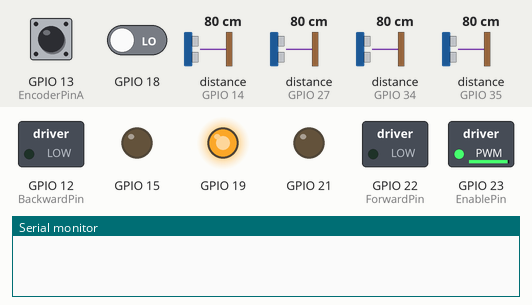
Simulated run of this sketch. Board: ESP32. Shown: switched loads named in the sketch (green lamp = pin HIGH), output pins drawn as LEDs (lit = HIGH), the last lines printed to the serial monitor. Wiring (inferred from the names in the program): 4 × ultrasonic range finder: trigger GPIO 25, echo GPIO 27 / trigger GPIO 26, echo GPIO 14 / trigger GPIO 32, echo GPIO 34 / trigger GPIO 33, echo GPIO 35. The inputs (shaded band) are chosen by the test bench; at power-on: GPIO 13 (EncoderPinA) HIGH, GPIO 18 LOW, distance to the obstacle (sensors on GPIO 14, GPIO 27, GPIO 34, GPIO 35) 80 cm. The echo pulse lasts 58.3 µs per cm; pins used as bus, display or sensor lines are not drawn.

Above: at 0.1 s.
At 0.7 s:
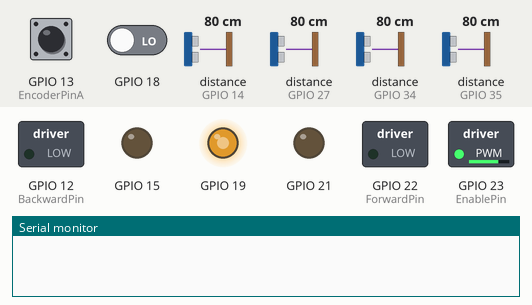
At 1.3 s:
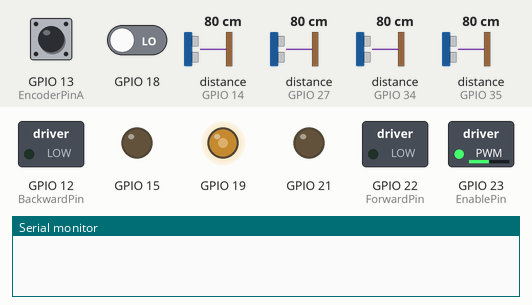
At 2.6 s:
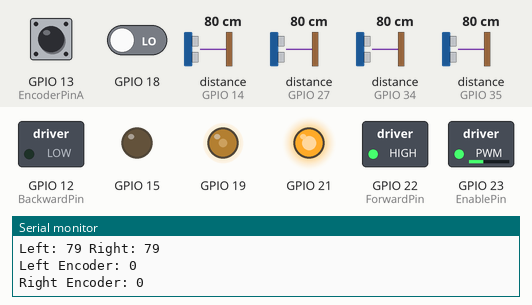
Timing chart, 0 to 4.1 s (numbered marks = the images above):
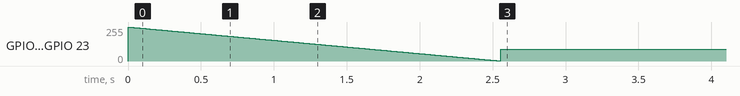

The sketch:

final_v3.ino
```cpp
#define TRIG_FRONT 26
#define ECHO_FRONT 14
#define TRIG_BACK 33
#define ECHO_BACK 35
#define TRIG_LEFT 25
#define ECHO_LEFT 27
#define TRIG_RIGHT 32
#define ECHO_RIGHT 34

#define MAX_DISTANCE 200
#define DETECT 10

#define TURNING_SPEED 90
#define MOVING_SPEED 90

struct motor{
    int EncoderPinA;
    int EncoderPinB;
    int ForwardPin;
    int BackwardPin;
    int EnablePin;
    int EncoderValue;
};
typedef struct motor motor;

motor leftMotor;
motor rightMotor;

int dir = 1;

float x_position = 0.0;
float y_position = 0.0;
int orientation = 0;
// 0 = Right
// 90 = Up
// 180 = Left
// 270 = Down

void IRAM_ATTR update_encoder_left() {
    if(digitalRead(leftMotor.EncoderPinA) > digitalRead(leftMotor.EncoderPinB)) {
        leftMotor.EncoderValue++;
    } else {
        leftMotor.EncoderValue--;
    }
}
void IRAM_ATTR update_encoder_right() {
    if(digitalRead(rightMotor.EncoderPinA) > digitalRead(rightMotor.EncoderPinB)) {
        rightMotor.EncoderValue++;
    } else {
        rightMotor.EncoderValue--;
    }
}

void initialize_motors() {
    leftMotor.EncoderPinA = 13; //C1
    leftMotor.EncoderPinB = 4; //C2
    leftMotor.ForwardPin = 22;
    leftMotor.BackwardPin = 12;
    leftMotor.EnablePin = 23;
    leftMotor.EncoderValue = 0;
    attachInterrupt(digitalPinToInterrupt(leftMotor.EncoderPinA), update_encoder_left, RISING);

    rightMotor.EncoderPinA = 18;
    rightMotor.EncoderPinB = 5;
    rightMotor.ForwardPin = 21;
    rightMotor.BackwardPin = 15;
    rightMotor.EnablePin = 19;
    rightMotor.EncoderValue = 0;
    attachInterrupt(digitalPinToInterrupt(rightMotor.EncoderPinA), update_encoder_right, RISING);
}

void forward() {
    digitalWrite(rightMotor.ForwardPin, HIGH);
    digitalWrite(rightMotor.BackwardPin, LOW);
    analogWrite(rightMotor.EnablePin, MOVING_SPEED);
    digitalWrite(leftMotor.ForwardPin, HIGH);
    digitalWrite(leftMotor.BackwardPin, LOW);
    analogWrite(leftMotor.EnablePin, MOVING_SPEED);
}

void backward() {
    digitalWrite(rightMotor.ForwardPin, LOW);
    digitalWrite(rightMotor.BackwardPin, HIGH);
    analogWrite(rightMotor.EnablePin, MOVING_SPEED);
    digitalWrite(leftMotor.ForwardPin, LOW);
    digitalWrite(leftMotor.BackwardPin, HIGH);
    analogWrite(leftMotor.EnablePin, MOVING_SPEED);
}

void stopMotors() {
    for(int i = 255; i > 0; i--) {
        analogWrite(leftMotor.EnablePin, i);
        analogWrite(rightMotor.EnablePin, i);
        delay(10);
    }
    digitalWrite(leftMotor.ForwardPin, LOW);
    digitalWrite(leftMotor.BackwardPin, LOW);
    digitalWrite(rightMotor.ForwardPin, LOW);
    digitalWrite(rightMotor.BackwardPin, LOW);
    // analogWrite(leftMotor.EnablePin, 0);
    // analogWrite(rightMotor.EnablePin, 0);
}

int getDistance(int trigPin, int echoPin) {
    digitalWrite(trigPin, LOW);
    delayMicroseconds(2);
    digitalWrite(trigPin, HIGH);
    delayMicroseconds(10);
    digitalWrite(trigPin, LOW);

    long duration = pulseIn(echoPin, HIGH);
    int distance = duration * 0.034 / 2;
    return (distance == 0) ? MAX_DISTANCE : distance;
    // return distance;
}

void setup() {
    initialize_motors();
    pinMode(leftMotor.ForwardPin, OUTPUT);
    pinMode(leftMotor.BackwardPin, OUTPUT);
    pinMode(leftMotor.EnablePin, OUTPUT);
    pinMode(rightMotor.ForwardPin, OUTPUT);
    pinMode(rightMotor.BackwardPin, OUTPUT);
    pinMode(rightMotor.EnablePin, OUTPUT);
    pinMode(leftMotor.EncoderPinA, INPUT);
    pinMode(leftMotor.EncoderPinB, INPUT);
    pinMode(rightMotor.EncoderPinA, INPUT);
    pinMode(rightMotor.EncoderPinB, INPUT);

    pinMode(TRIG_FRONT, OUTPUT);
    pinMode(ECHO_FRONT, INPUT);
    pinMode(TRIG_BACK, OUTPUT);
    pinMode(ECHO_BACK, INPUT);
    pinMode(TRIG_LEFT, OUTPUT);
    pinMode(ECHO_LEFT, INPUT);
    pinMode(TRIG_RIGHT, OUTPUT);
    pinMode(ECHO_RIGHT, INPUT);

    Serial.begin(115200);

    stopMotors();
    forward();
}

void updatePosition(int movementType) {
    float distancePerRotation = 1.0;
    float distance = distancePerRotation * leftMotor.EncoderValue;

    switch (orientation)
    {
    case 0:
        x_position += (movementType == 1) ? distance : -distance;
        break;

    case 90:
        y_position += (movementType == 1) ? distance : -distance;
        break;

    case 180:
        x_position -= (movementType == 1) ? distance : -distance;
        break;

    case 270:
        y_position -= (movementType == 1) ? distance : -distance;
        break;
    }
    leftMotor.EncoderValue = 0;
    rightMotor.EncoderValue = 0;
}

void turnLeft() {
    orientation = (orientation + 90) % 360;
    int targetLeft = leftMotor.EncoderValue - 30;
    int targetRight = rightMotor.EncoderValue + 30;

    digitalWrite(leftMotor.ForwardPin, LOW);
    digitalWrite(leftMotor.BackwardPin, HIGH);
    analogWrite(leftMotor.EnablePin, TURNING_SPEED);

    digitalWrite(rightMotor.ForwardPin, HIGH);
    digitalWrite(rightMotor.BackwardPin, LOW);
    analogWrite(rightMotor.EnablePin, TURNING_SPEED);

    while (leftMotor.EncoderValue > targetLeft && rightMotor.EncoderValue < targetRight) {
        delay(10);
    }

    stopMotors();
}

void turnRight() {
    orientation = (orientation + 270) % 360;
    int targetLeft = leftMotor.EncoderValue + 30;
    int targetRight = rightMotor.EncoderValue - 30;

    digitalWrite(leftMotor.ForwardPin, HIGH);
    digitalWrite(leftMotor.BackwardPin, LOW);
    analogWrite(leftMotor.EnablePin, TURNING_SPEED);

    digitalWrite(rightMotor.ForwardPin, LOW);
    digitalWrite(rightMotor.BackwardPin, HIGH);
    analogWrite(rightMotor.EnablePin, TURNING_SPEED);

    while (leftMotor.EncoderValue < targetLeft && rightMotor.EncoderValue > targetRight) {
        delay(10);
    }

    stopMotors();
}

int flag = 0;

void loop() {
    int distanceFront = getDistance(TRIG_FRONT, ECHO_FRONT);
    int distanceBack = getDistance(TRIG_BACK, ECHO_BACK);
    int distanceLeft = getDistance(TRIG_LEFT, ECHO_LEFT);
    int distanceRight = getDistance(TRIG_RIGHT, ECHO_RIGHT);

    Serial.print("Front: ");
    Serial.print(distanceFront);
    Serial.print(" Back: ");
    Serial.println(distanceBack);
    Serial.print("Left: ");
    Serial.print(distanceLeft);
    Serial.print(" Right: ");
    Serial.println(distanceRight);
    Serial.println();

    Serial.print("Left Encoder: ");
    Serial.println(leftMotor.EncoderValue);
    Serial.print("Right Encoder: ");
    Serial.println(rightMotor.EncoderValue);
    Serial.println();
    forward();

    delay(1000);
}
```
